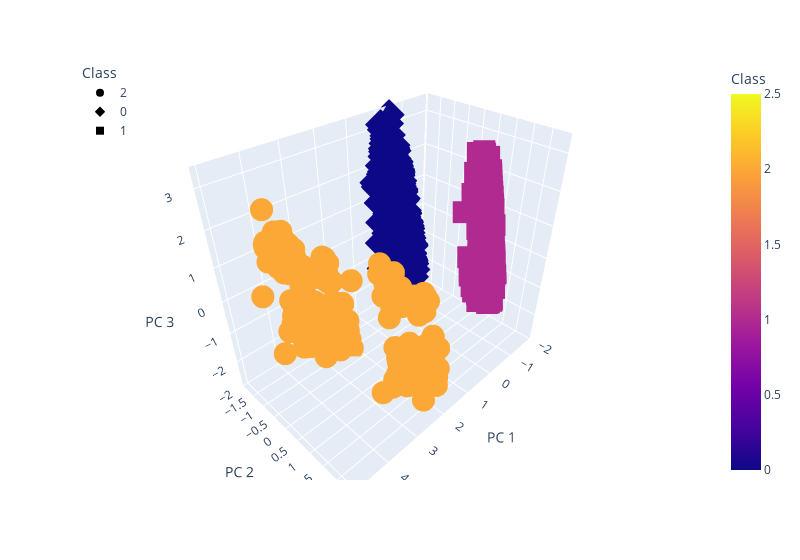

Notebook cell for this chart:
### Code cell
# Creating a 3D-Scatter with the PCA data and the clusters
fig = px.scatter_3d(
    clustered_df,
    x="PC 1",
    y="PC 2",
    z="PC 3",
    color="Class",
    symbol="Class",
    width=800,
    hover_name= "ID",
    hover_data= ["age"]
)
fig.update_layout(legend=dict(x=0, y=1))
fig.show()

### Figure 1 — Plotly figure (JSON) as saved in the notebook; plotly's stock layout.template omitted (floating-point values rounded to 4 significant figures; data arrays with more than 128 entries replaced by an {"elided": "..."} marker saying what was removed)
{"data": [{"customdata": {"elided": "274x1 int values"}, "hovertemplate": "<b>%{hovertext}</b><br><br>Class=%{marker.color}<br>PC 1=%{x}<br>PC 2=%{y}<br>PC 3=%{z}<br>age=%{customdata[0]}<extra></extra>", "hovertext": {"elided": "274 str values"}, "legendgroup": "2", "marker": {"color": {"elided": "274 int values"}, "coloraxis": "coloraxis", "symbol": "circle"}, "mode": "markers", "name": "2", "scene": "scene", "showlegend": true, "type": "scatter3d", "x": {"elided": "274 float values"}, "y": {"elided": "274 float values"}, "z": {"elided": "274 float values"}}, {"customdata": {"elided": "517x1 int values"}, "hovertemplate": "<b>%{hovertext}</b><br><br>Class=%{marker.color}<br>PC 1=%{x}<br>PC 2=%{y}<br>PC 3=%{z}<br>age=%{customdata[0]}<extra></extra>", "hovertext": {"elided": "517 str values"}, "legendgroup": "0", "marker": {"color": {"elided": "517 int values"}, "coloraxis": "coloraxis", "symbol": "diamond"}, "mode": "markers", "name": "0", "scene": "scene", "showlegend": true, "type": "scatter3d", "x": {"elided": "517 float values"}, "y": {"elided": "517 float values"}, "z": {"elided": "517 float values"}}, {"customdata": {"elided": "547x1 int values"}, "hovertemplate": "<b>%{hovertext}</b><br><br>Class=%{marker.color}<br>PC 1=%{x}<br>PC 2=%{y}<br>PC 3=%{z}<br>age=%{customdata[0]}<extra></extra>", "hovertext": {"elided": "547 str values"}, "legendgroup": "1", "marker": {"color": {"elided": "547 int values"}, "coloraxis": "coloraxis", "symbol": "square"}, "mode": "markers", "name": "1", "scene": "scene", "showlegend": true, "type": "scatter3d", "x": {"elided": "547 float values"}, "y": {"elided": "547 float values"}, "z": {"elided": "547 float values"}}], "layout": {"coloraxis": {"colorbar": {"title": {"text": "Class"}}, "colorscale": [[0, "#0d0887"], [0.1111, "#46039f"], [0.2222, "#7201a8"], [0.3333, "#9c179e"], [0.4444, "#bd3786"], [0.5556, "#d8576b"], [0.6667, "#ed7953"], [0.7778, "#fb9f3a"], [0.8889, "#fdca26"], [1, "#f0f921"]]}, "legend": {"title": {"text": "Class"}, "tracegroupgap": 0, "x": 0, "y": 1}, "margin": {"t": 60}, "scene": {"domain": {"x": [0, 1], "y": [0, 1]}, "xaxis": {"title": {"text": "PC 1"}}, "yaxis": {"title": {"text": "PC 2"}}, "zaxis": {"title": {"text": "PC 3"}}}, "width": 800}}
